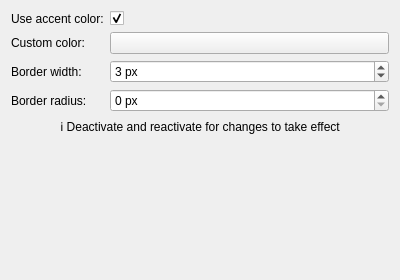
<?xml version="1.0" encoding="UTF-8"?>
<ui version="4.0">
 <class>KeepAboveOutlineConfigForm</class>
 <widget class="QWidget" name="KeepAboveOutlineConfigForm">
  <property name="geometry">
   <rect>
    <x>0</x>
    <y>0</y>
    <width>400</width>
    <height>280</height>
   </rect>
  </property>
  <layout class="QFormLayout" name="formLayout">

   <item row="0" column="0">
    <widget class="QLabel" name="label_accentColor">
     <property name="text">
      <string>Use accent color:</string>
     </property>
    </widget>
   </item>
   <item row="0" column="1">
    <widget class="QCheckBox" name="kcfg_UseAccentColor">
     <property name="checked">
      <bool>true</bool>
     </property>
    </widget>
   </item>

   <item row="1" column="0">
    <widget class="QLabel" name="label_customColor">
     <property name="text">
      <string>Custom color:</string>
     </property>
    </widget>
   </item>
   <item row="1" column="1">
    <widget class="KColorButton" name="kcfg_CustomColor">
     <property name="color">
      <color>
       <red>61</red>
       <green>174</green>
       <blue>233</blue>
      </color>
     </property>
    </widget>
   </item>

   <item row="2" column="0">
    <widget class="QLabel" name="label_borderWidth">
     <property name="text">
      <string>Border width:</string>
     </property>
    </widget>
   </item>
   <item row="2" column="1">
    <widget class="QSpinBox" name="kcfg_BorderWidth">
     <property name="minimum">
      <number>1</number>
     </property>
     <property name="maximum">
      <number>20</number>
     </property>
     <property name="value">
      <number>3</number>
     </property>
     <property name="suffix">
      <string> px</string>
     </property>
    </widget>
   </item>

   <item row="3" column="0">
    <widget class="QLabel" name="label_borderRadius">
     <property name="text">
      <string>Border radius:</string>
     </property>
    </widget>
   </item>
   <item row="3" column="1">
    <widget class="QSpinBox" name="kcfg_BorderRadius">
     <property name="minimum">
      <number>0</number>
     </property>
     <property name="maximum">
      <number>30</number>
     </property>
     <property name="value">
      <number>0</number>
     </property>
     <property name="suffix">
      <string> px</string>
     </property>
    </widget>
   </item>

   <item row="4" column="0" colspan="2">
    <widget class="QLabel" name="label_info">
     <property name="text">
      <string>ℹ️ Deactivate and reactivate for changes to take effect</string>
     </property>
     <property name="alignment">
      <set>Qt::AlignCenter</set>
     </property>
     <property name="wordWrap">
      <bool>true</bool>
     </property>
    </widget>
   </item>

  </layout>
 </widget>
 <customwidgets>
  <customwidget>
   <class>KColorButton</class>
   <extends>QPushButton</extends>
   <header>kcolorbutton.h</header>
  </customwidget>
 </customwidgets>
</ui>
